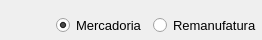
                      <widget class="QFrame" name="horizontalFrame_tipo_item">
                       <property name="sizePolicy">
                        <sizepolicy hsizetype="Preferred" vsizetype="Preferred">
                         <horstretch>0</horstretch>
                         <verstretch>0</verstretch>
                        </sizepolicy>
                       </property>
                       <property name="minimumSize">
                        <size>
                         <width>0</width>
                         <height>40</height>
                        </size>
                       </property>
                       <property name="maximumSize">
                        <size>
                         <width>16777215</width>
                         <height>40</height>
                        </size>
                       </property>
                       <layout class="QHBoxLayout" name="horizontalLayout_8">
                        <property name="spacing">
                         <number>6</number>
                        </property>
                        <property name="leftMargin">
                         <number>0</number>
                        </property>
                        <property name="rightMargin">
                         <number>0</number>
                        </property>
                        <property name="bottomMargin">
                         <number>0</number>
                        </property>
                        <item>
                         <widget class="QLineEdit" name="lineEdit_item_pedido_id">
                          <property name="enabled">
                           <bool>false</bool>
                          </property>
                          <property name="maximumSize">
                           <size>
                            <width>50</width>
                            <height>16777215</height>
                           </size>
                          </property>
                          <property name="autoFillBackground">
                           <bool>true</bool>
                          </property>
                          <property name="locale">
                           <locale language="Portuguese" country="Brazil"/>
                          </property>
                          <property name="frame">
                           <bool>false</bool>
                          </property>
                          <property name="readOnly">
                           <bool>false</bool>
                          </property>
                         </widget>
                        </item>
                        <item>
                         <widget class="QRadioButton" name="radioButton_mercadoria">
                          <property name="sizePolicy">
                           <sizepolicy hsizetype="Fixed" vsizetype="Fixed">
                            <horstretch>0</horstretch>
                            <verstretch>0</verstretch>
                           </sizepolicy>
                          </property>
                          <property name="font">
                           <font>
                            <pointsize>10</pointsize>
                            <weight>50</weight>
                            <bold>false</bold>
                           </font>
                          </property>
                          <property name="text">
                           <string>Mercadoria</string>
                          </property>
                          <property name="checked">
                           <bool>true</bool>
                          </property>
                         </widget>
                        </item>
                        <item>
                         <widget class="QRadioButton" name="radioButton_remanufatura">
                          <property name="sizePolicy">
                           <sizepolicy hsizetype="Fixed" vsizetype="Fixed">
                            <horstretch>0</horstretch>
                            <verstretch>0</verstretch>
                           </sizepolicy>
                          </property>
                          <property name="font">
                           <font>
                            <pointsize>10</pointsize>
                            <weight>50</weight>
                            <bold>false</bold>
                           </font>
                          </property>
                          <property name="layoutDirection">
                           <enum>Qt::LeftToRight</enum>
                          </property>
                          <property name="text">
                           <string>Remanufatura</string>
                          </property>
                         </widget>
                        </item>
                       </layout>
                      </widget>
